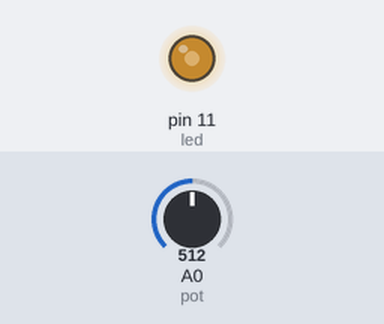
A sketch run on a simulated Arduino Uno, built with avr-gcc and run on an emulated ATmega328P. On the bench: output pins drawn as LEDs (lit = HIGH). The test bench sets the inputs (shaded band); at power-on: A0 (pot) = 512.

Above: at 1.2 s.
1.3 s: A0 (pot) set to 716
At 2.0 s:
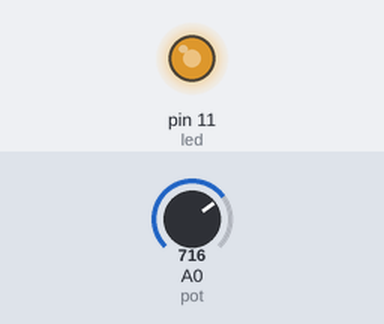
2.8 s: A0 (pot) set to 900
At 3.2 s:
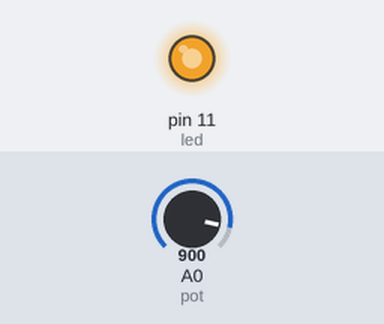
4.3 s: A0 (pot) set to 122
At 5.5 s:
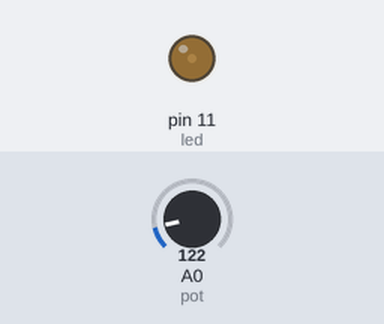
5.8 s: A0 (pot) set to 0
At 6.7 s:
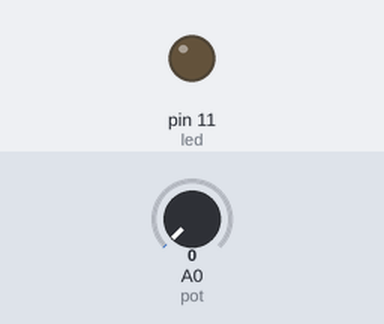
7.3 s: A0 (pot) set to 511
At 7.8 s:
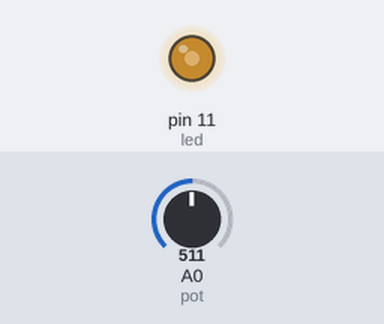
Timing chart, 0 to 9.8 s (numbered marks = the images above; inputs shaded):
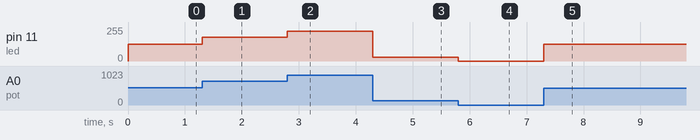

Measured:
- after the input at 1.3 s, pin 11 (led): 127/255 → 178/255 at once
- after the input at 2.8 s, pin 11 (led): 178/255 → 224/255 at once
- after the input at 4.3 s, pin 11 (led): 224/255 → 30/255 at once
- after the input at 5.8 s, pin 11 (led): 30/255 → 0/255 at once
- after the input at 7.3 s, pin 11 (led): 0/255 → 127/255 at once

The sketch:

pot_led_fade.ino
```cpp
int led = 11;
int pot = A0;
int potread;
int ledval;

void setup() {
  pinMode(pot, INPUT);
  pinMode(led, OUTPUT);

}

void loop() {
  potread = analogRead(pot);
  ledval = (255/1023.0)*potread;
  analogWrite(led,ledval);

}
```
